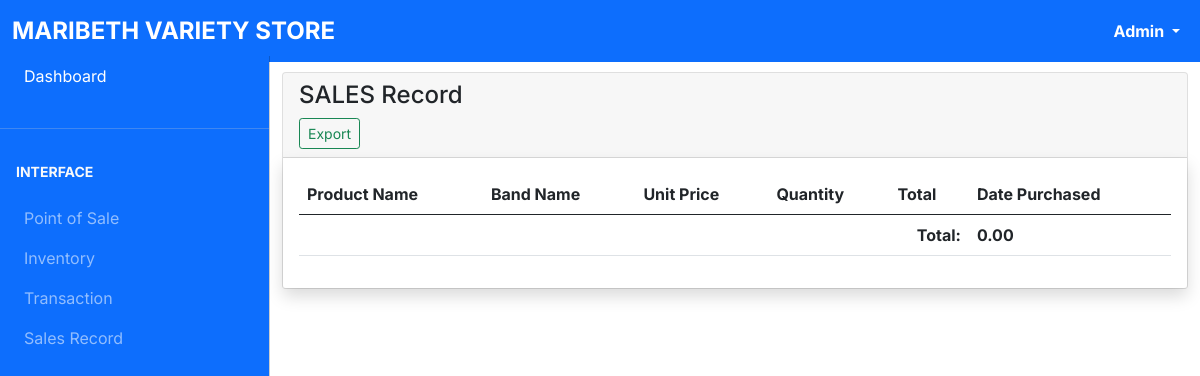
Before: /sales.php?monthly (signed in) with the older database file.
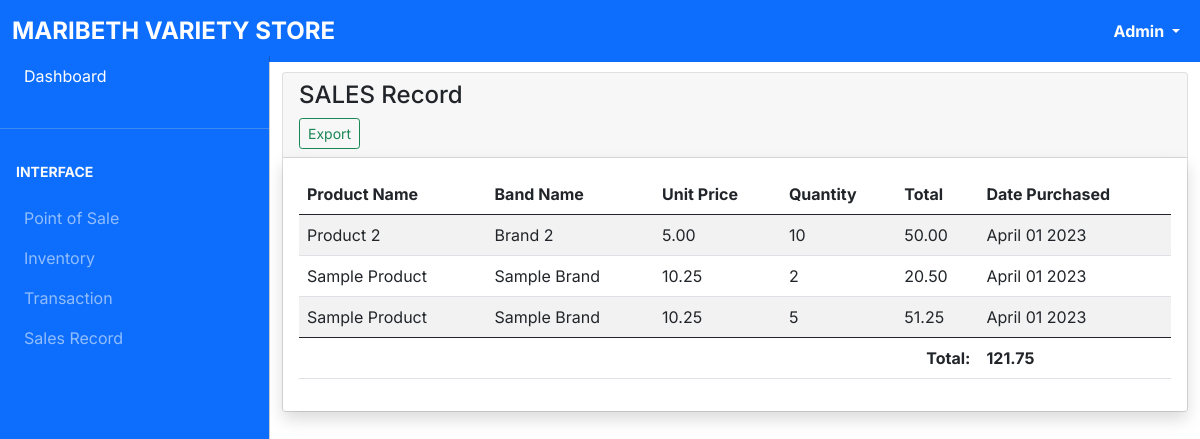
After: the same page with the newer database file.
### tables this page shows
CREATE TABLE `pos` (
  `pos_id` int(11) NOT NULL,
  `trans_id` int(11) NOT NULL,
  `invt_id` int(11) NOT NULL,
  `unit_price` float NOT NULL,
  `qnty` int(11) NOT NULL,
  `total` float NOT NULL,
  `date_process` datetime NOT NULL,
  `status` varchar(255) NOT NULL
);

CREATE TABLE `inventory` (
  `invt_id` int(11) NOT NULL,
  `name` varchar(255) NOT NULL,
  `brand_name` varchar(255) NOT NULL,
  `unit_price` float NOT NULL,
  `qnty` int(11) NOT NULL,
  `sold_qnty` int(11) NOT NULL
);

### classes/posClass.php (called while the page is built, shortened)
<?php
    class POS{
        private $conn;
        public function __construct(){
            $database = new Database();
            $db = $database->dbConnection();
            $this->conn = $db;
        }
        public function runQuery($sql){
            $stmt =  $this->conn->prepare($sql);
            return $stmt;
        }
    }
?>

### includes/monthlySales.php (the view, shortened to what this page needs)
<main class="mt-5 pt-4">
      <div class="container-fluid">
        <div class="row">
          <div class="col-md-12 mb-3">
            <div class="card">
              <div class="card-header">
                <h4 class="me-3 ">SALES Record</h4>
                <a href="code.php?exportMonth" class="btn btn-sm btn btn-outline-success">Export</a>
              </div>
              <div class="card-body shadow">
                <div class="table-responsive">
                  <table
                    id="example"
                    class="table table-striped data-table"
                    style="width: 100%"
                  >
                    <thead>
                      <tr>
                        <th>Product Name</th>
                        <th>Band Name</th>
                        <th>Unit Price</th>
                        <th>Quantity</th>
                        <th>Total</th>
                        <th>Date Purchased</th>
                      </tr>
                    </thead>
                    <tbody>
                      <?php
                        $stmt = $pos->runQuery("SELECT pos.pos_id, inventory.invt_id, inventory.name, inventory.brand_name, pos.unit_price, pos.qnty, pos.total, pos.status, pos.date_process, pos.date_process
                        FROM `pos`
                        INNER JOIN inventory
                        ON pos.invt_id = inventory.invt_id
                        WHERE status ='completed'
                        AND monthname(pos.date_process) = monthname(NOW())
                        AND YEAR(pos.date_process)=YEAR(NOW())");
                        $stmt->execute();
                        $arrayPos = array();
                        $total = 0;
                        $count = $stmt->rowCount();
                        if($count > 0){
                          while($rowPos = $stmt->fetch(PDO::FETCH_ASSOC)){
                            $arrayPos[] = $rowPos;
                        }}
                        foreach($arrayPos as $row){
                          $total = $total + $row['total'];
                          $date = new DateTime($row['date_process']);
                          $date = $date->format('F d Y');
                      ?>
                      <tr>
                        <td><?php echo $row['name']; ?></td>
                        <td><?php echo $row['brand_name']; ?></td>
                        <td><?php echo number_format($row['unit_price'],2); ?></td>
                        <td><?php echo $row['qnty']; ?></td>
                        <td><?php echo number_format($row['total'],2); ?></td>
                        <td><?php echo $date; ?></td>
                      </tr>
                      <?php } ?>
                    </tbody>
                    <tfoot>
                      <tr>
                          <th colspan="5" style="text-align:right">Total:</th>
                          <th><?php echo number_format($total,2); ?></th>
                      </tr>
                  </tfoot>
                  </table>
                </div>
              </div>
            </div>
          </div>
        </div>
      </div>
    </main>

Changed rows visible on the page:
added pos: invt.name "Product 2", invt.brand_name "Brand 2", unit_price "5.00", qnty "10", total "50.00", date_process "April 01 2023"
added pos: invt.name "Sample Product", invt.brand_name "Sample Brand", unit_price "10.25", qnty "2", total "20.50", date_process "April 01 2023"
added pos: invt.name "Sample Product", invt.brand_name "Sample Brand", unit_price "10.25", qnty "5", total "51.25", date_process "April 01 2023"
Other visible differences:
$total: "0.00" → "121.75"
